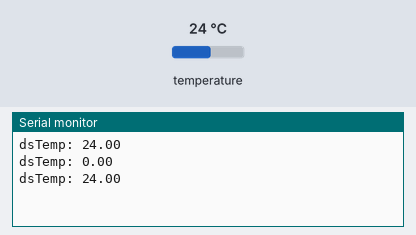
The sketch below on a simulated Arduino Uno, built with avr-gcc and run on an emulated ATmega328P. Parts: the last lines printed to the serial monitor. The inputs (shaded band) are chosen by the test bench; at power-on: temperature 24 °C.

Above: at 5.1 s.
5.2 s: temperature set to 12 °C
At 6.4 s:
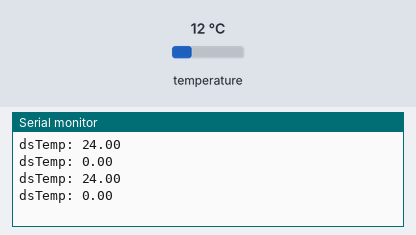
9.6 s: temperature set to 19 °C
At 12.8 s:
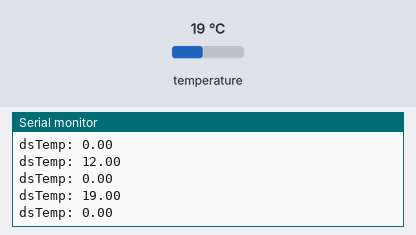
Timing chart, 0 to 14.3 s (numbered marks = the images above; inputs shaded):
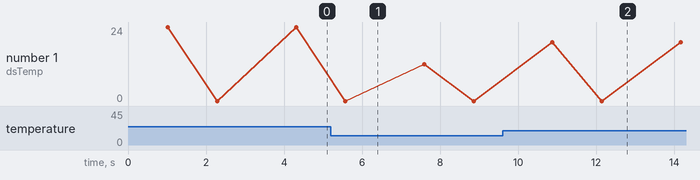

Measured:
- after the input at 9.6 s, the serial monitor: prints a new line after 1.3 s (image 2)

The sketch:

ds_test.ino
```cpp
#include <OneWire.h>

const int dsTempPin = 11;

float dsTemp;

OneWire ds(dsTempPin);

void setup() {
  Serial.begin(115200);
}

void loop() {
  bool dsValid = readDs();
  Serial.print("dsTemp: ");
  Serial.println(dsTemp);
  delay(1000);
}

bool readDs() {
  byte data[12];
  byte addr[8];

  if (!ds.search(addr)) {
    ds.reset_search();
    delay(250);
  }

  if (OneWire::crc8(addr, 7) != addr[7]) {
    dsTemp = 0.0;
    return false;
  }

  ds.reset();
  ds.select(addr);
  ds.write(0x44, 1);  // start conversion, with parasite power on at the end

  delay(1000);  // maybe 750ms is enough, maybe not
  // we might do a ds.depower() here, but the reset will take care of it.

  ds.reset();
  ds.select(addr);
  ds.write(0xBE); // Read Scratchpad

  for (byte i = 0; i < 9; i++) {  // we need 9 bytes
    data[i] = ds.read();
  }

  // Convert the data to actual temperature
  // because the result is a 16 bit signed integer, it should
  // be stored to an "int16_t" type, which is always 16 bits
  // even when compiled on a 32 bit processor.
  byte type_s;
  int16_t raw = (data[1] << 8) | data[0];
  if (type_s) {
    raw = raw << 3; // 9 bit resolution default
    if (data[7] == 0x10) {
      // "count remain" gives full 12 bit resolution
      raw = (raw & 0xFFF0) + 12 - data[6];
    }
  }
  else {
    byte cfg = (data[4] & 0x60);
    // at lower res, the low bits are undefined, so let's zero them
    if (cfg == 0x00) raw = raw & ~7;  // 9 bit resolution, 93.75 ms
    else if (cfg == 0x20) raw = raw & ~3; // 10 bit res, 187.5 ms
    else if (cfg == 0x40) raw = raw & ~1; // 11 bit res, 375 ms
    //// default is 12 bit resolution, 750 ms conversion time
  }
  dsTemp = (float)raw / 16.0;
  return true;
}
```
